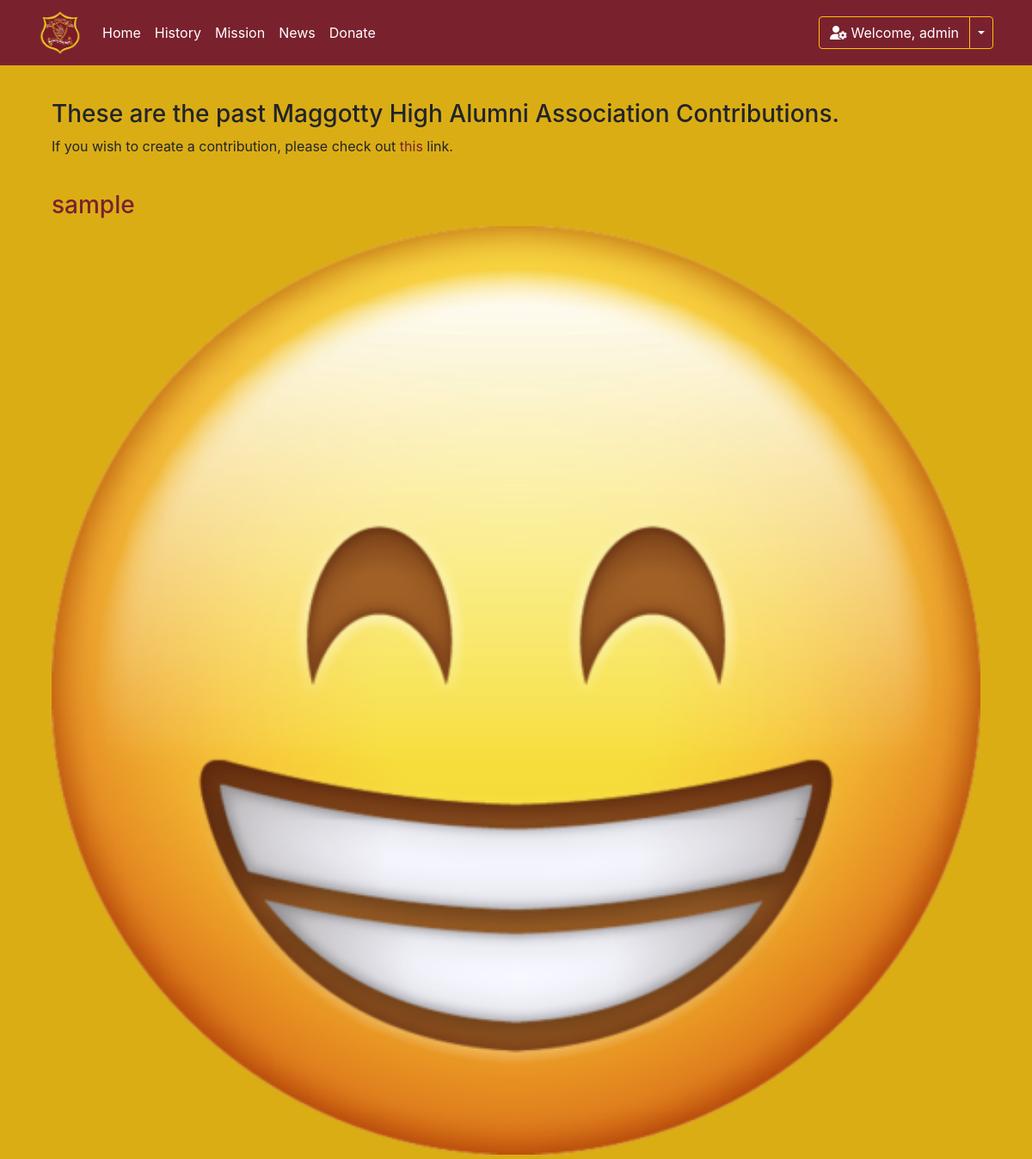
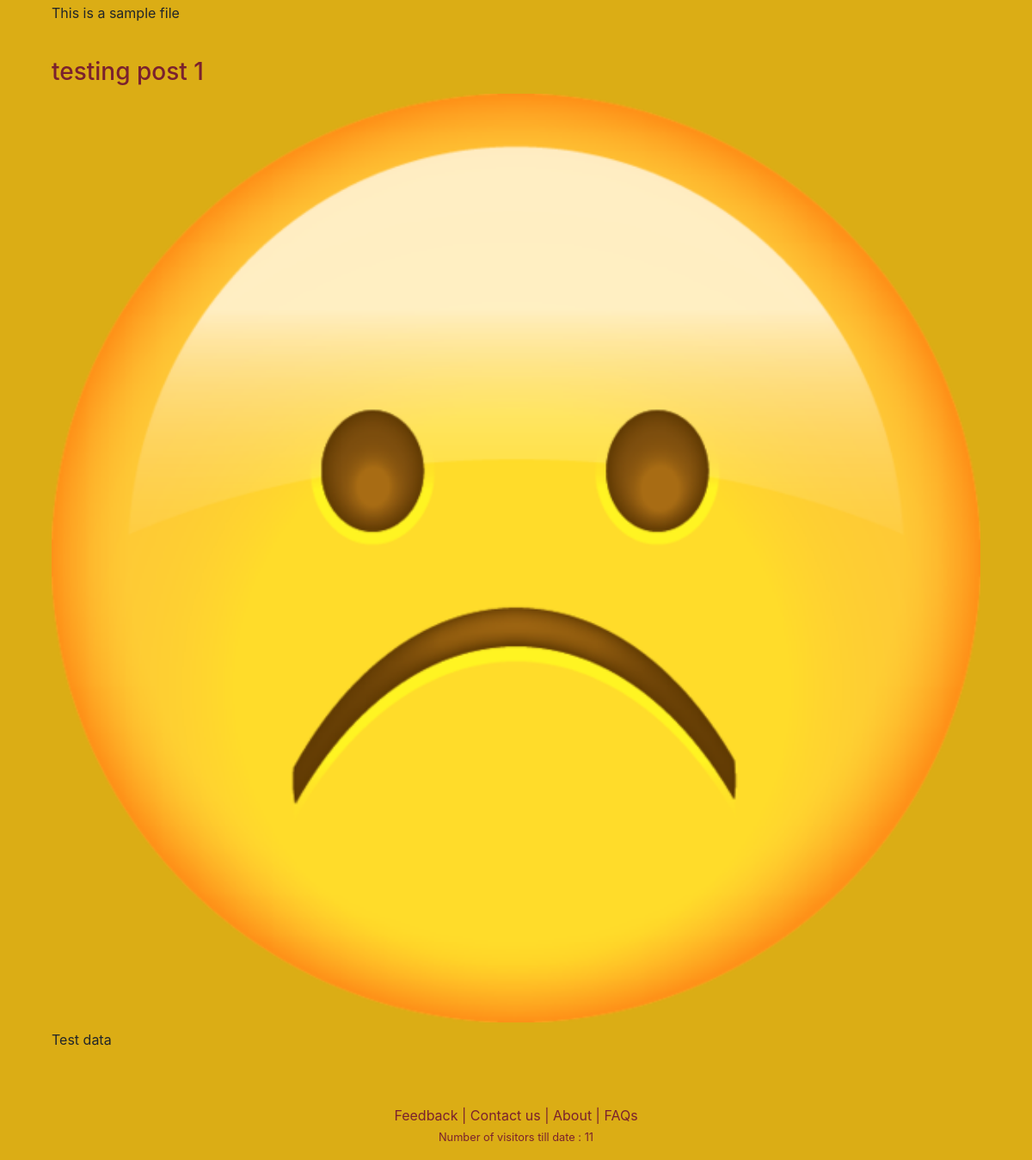
The app's page /contributions/ (signed in) with its own data (2 pictures, top to bottom).
### Maggotty/models.py (models this page shows, shortened)
class Contribute(models.Model):
    title = models.CharField(max_length=255)
    upload = models.ImageField(upload_to='contribute/')
    description = models.TextField()

### Maggotty/views.py (the view)
# urls.py: path("contributions/", views.contributions, name='contributions'),
def contributions(request):
    contributions = Contribute.objects.all()[:3]
    return render(request, "Maggotty/contributions.html", {"contributions": contributions})

### Maggotty/context_processors.py (called while the page is built)
def get_current_cart_to_context(request):
    current_user = request.user
    cart_items = 0
    cart_items = Order.objects.filter(username=current_user.username,ifPaid=False).count()
    no_of_visitors = User.objects.all().count()
    return {
        'CART_COUNT' : cart_items,
        'VISITORS' : no_of_visitors
    }

### Maggotty/templates/Maggotty/contributions.html (shortened to what this page needs)
{% extends "Maggotty/layout.html" %}
{% block content %}
<div class="container">
    <div class="row row-content align-items-center">
        <div class="col col-sm order-sm-first col-md">
            <h3>
                These are the past Maggotty High Alumni Association Contributions.<br/>
            </h3>
            <p>
                If you wish to create a contribution, please check out <a class="redLink" href="{% url 'contribute' %}">this</a> link.
            </p>
            <br/>
        </div>
    </div>
    {% if contributions %}
    {% for contribution in contributions %}
    <div class="row row-content align-items-center">
        <div class="col col-sm order-sm-first col-md">
            <a href="#" class="redLink"><h3 class="mt-0">{{ contribution.title }}</h3></a>
            <h3><img src="{{ contribution.upload.url }}" alt="" width="100%" ></h3>
            <p class="d-none d-sm-block">{{ contribution.description }}</p>
        </div>
    </div>
    <br/>
    {% endfor %}
    {% else %}
        <h3 style="text-align: center;">No contributions have been made yet...Please check again later</h3>
    {% endif %}
</div>
{% endblock %}

### Maggotty/templates/Maggotty/layout.html (shortened to what this page needs)
<!DOCTYPE html>
<html>
<head>
    {% load static %}
    <link rel="stylesheet" type="text/css" href="{% static 'Maggotty/style.css' %}">
    <link rel="stylesheet" href="https://stackpath.bootstrapcdn.com/bootstrap/4.5.2/css/bootstrap.min.css">
    <link rel="stylesheet" href="https://stackpath.bootstrapcdn.com/font-awesome/4.7.0/css/font-awesome.min.css">
    <link rel="stylesheet" href="https://cdnjs.cloudflare.com/ajax/libs/tempusdominus-bootstrap-4/5.39.0/css/tempusdominus-bootstrap-4.min.css" />
</head>
<body class="bgPage">
    <nav class="navbar navbar-expand-md navbar-dark mb-3">
        <div class="container">
            <a class="navbar-brand" href="#">
                <img src="{% static 'Maggotty/MHLogo_tran.png' %}" height="50">
              </a>
            <div class="collapse navbar-collapse" id="navbarCollapse">
                <div class="navbar-nav">
                    <a href="{% url 'home' %}" class="nav-item nav-link active">Home</a>
                    <a href="{% url 'history' %}" class="nav-item nav-link active" >History</a>
                    <a href="{% url 'mission' %}" class="nav-item nav-link active">Mission</a>
                    <a href="{% url 'news' %}" class="nav-item nav-link active">News</a>
                    <a href="{% url 'donate' %}" class="nav-item nav-link active">Donate</a>
                </div>
                <div class="navbar-nav ml-auto">
                    {% if user.is_authenticated %}
                    <div class="btn-group">
                        <button type="button" class="btn btn-warning"><i class='fas fa-user-cog user-icon'></i> Welcome, {{ user.username }}</button>
                        <button type="button" class="btn btn-warning dropdown-toggle dropdown-toggle-split" data-toggle="dropdown" aria-haspopup="true" aria-expanded="false">
                        </button>
                      </div>
                    {% else %}
                        <a href="{% url 'register'%}" class="nav-item nav-link" style="color:white">Register</a>
                        <a href="{% url 'login'%}" class="nav-item nav-link" style="color:white">Login</a>
                    {% endif %}
                </div>
            </div>
        </div>
    </nav>
    <div class="container">
        <div class="row">
            <div class="col-md-12">
                  <br/>
                  {% block content %}
                  {% endblock %}
            </div>
        </div>
    </div>
    <footer style="padding-top: 2%;">
        <div class="row">
            <p>
                <div class="col-md-12 text-md-center col-s-3">
                    <a href="{% url 'feedback' %}" class="redLink" href="./feedback.html" >Feedback</a>
                    <span class="redLink">|</span>
                    <a href="{% url 'contact' %}" class="redLink">Contact us</a>
                    <span class="redLink">|</span>
                    <a href="{% url 'about' %}" class="redLink">About</a>
                    <span class="redLink">|</span>
                    <a href="{% url 'faq' %}" class="redLink">FAQs</a>
                </div>
            </p>
        </div>
        <div class="row">
            <div class="col-md-12 text-md-center text-muted">
              <p><small class="redLink">Number of visitors till date : {{ VISITORS }}</small></p>
            </div>
        </div>
    </footer>
</body>
</html>

### Maggotty/static/Maggotty/style.css (style rules this page uses)
.navbar { background: #7a212e; }
.btn { background-color: #7a212e !important; color:white !important; }
.redLink { color:#7a212e !important; }
.bgPage { background-color: #daaa0cf5; }

### records on screen
Contribute: title "sample", upload (picture), description "This is a sample file"
Contribute: title "testing post 1", upload (picture), description "Test data"

### other values on screen
{{ user.username }} "admin"
{{ VISITORS }} "11"
